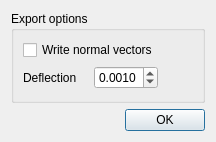
<?xml version="1.0" encoding="UTF-8"?>
<ui version="4.0">
 <class>TIGLCreatorVTKExportDialog</class>
 <widget class="QDialog" name="TIGLCreatorVTKExportDialog">
  <property name="geometry">
   <rect>
    <x>0</x>
    <y>0</y>
    <width>216</width>
    <height>142</height>
   </rect>
  </property>
  <property name="windowTitle">
   <string>Save VTK</string>
  </property>
  <layout class="QVBoxLayout" name="verticalLayout">
   <item>
    <widget class="QGroupBox" name="groupBox">
     <property name="title">
      <string>Export options</string>
     </property>
     <layout class="QGridLayout" name="gridLayout">
      <item row="0" column="0" colspan="2">
       <widget class="QCheckBox" name="cbWriteNormals">
        <property name="toolTip">
         <string>Normals can lead to duplicate points, but improve visual quality.</string>
        </property>
        <property name="text">
         <string>Write normal vectors</string>
        </property>
       </widget>
      </item>
      <item row="1" column="0">
       <widget class="QLabel" name="label">
        <property name="toolTip">
         <string>Maximum deviation of a triangle from the true geometry in meter.</string>
        </property>
        <property name="text">
         <string>Deflection</string>
        </property>
       </widget>
      </item>
      <item row="1" column="1">
       <widget class="QDoubleSpinBox" name="sbDeflection">
        <property name="decimals">
         <number>4</number>
        </property>
        <property name="minimum">
         <double>0.000100000000000</double>
        </property>
        <property name="maximum">
         <double>1.000000000000000</double>
        </property>
        <property name="singleStep">
         <double>0.001000000000000</double>
        </property>
        <property name="value">
         <double>0.001000000000000</double>
        </property>
       </widget>
      </item>
      <item row="1" column="2">
       <spacer name="horizontalSpacer">
        <property name="orientation">
         <enum>Qt::Horizontal</enum>
        </property>
        <property name="sizeHint" stdset="0">
         <size>
          <width>40</width>
          <height>20</height>
         </size>
        </property>
       </spacer>
      </item>
     </layout>
    </widget>
   </item>
   <item>
    <widget class="QDialogButtonBox" name="buttonBox">
     <property name="orientation">
      <enum>Qt::Horizontal</enum>
     </property>
     <property name="standardButtons">
      <set>QDialogButtonBox::Ok</set>
     </property>
    </widget>
   </item>
  </layout>
 </widget>
 <resources/>
 <connections>
  <connection>
   <sender>buttonBox</sender>
   <signal>accepted()</signal>
   <receiver>TIGLCreatorVTKExportDialog</receiver>
   <slot>accept()</slot>
   <hints>
    <hint type="sourcelabel">
     <x>248</x>
     <y>254</y>
    </hint>
    <hint type="destinationlabel">
     <x>157</x>
     <y>274</y>
    </hint>
   </hints>
  </connection>
  <connection>
   <sender>buttonBox</sender>
   <signal>rejected()</signal>
   <receiver>TIGLCreatorVTKExportDialog</receiver>
   <slot>reject()</slot>
   <hints>
    <hint type="sourcelabel">
     <x>316</x>
     <y>260</y>
    </hint>
    <hint type="destinationlabel">
     <x>286</x>
     <y>274</y>
    </hint>
   </hints>
  </connection>
 </connections>
</ui>
